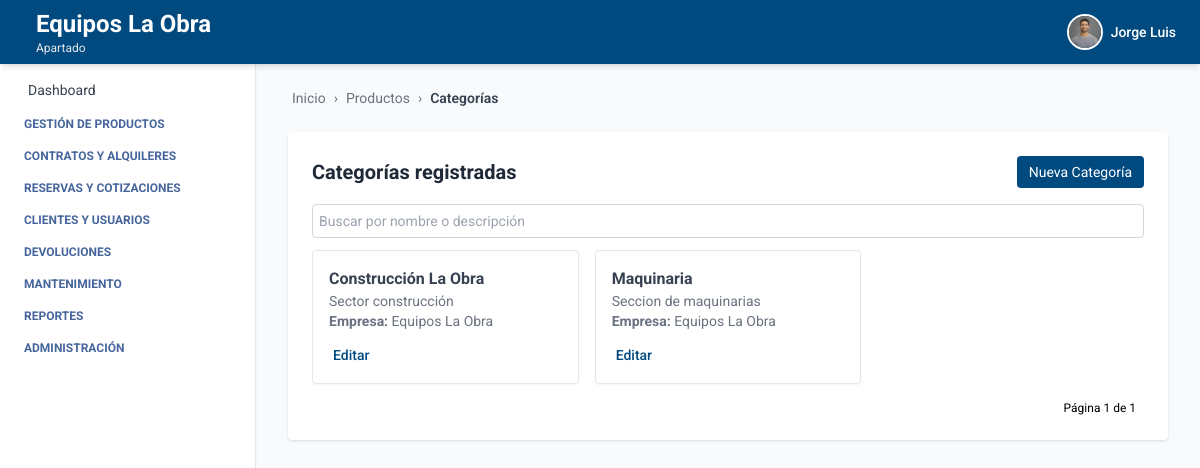
Screenshot of /productos/categorias/ (signed in) with the database file from the repository.
### autenticacion/models.py (models this page shows, shortened)
class Usuario(AbstractUser):
    telefono = models.CharField(max_length=20, blank=True, null=True)
    empresa = models.ForeignKey(Empresa, on_delete=models.SET_NULL, null=True, blank=True)
    sucursal = models.ForeignKey(Sucursal, on_delete=models.SET_NULL, null=True, blank=True)
    ESTADOS = [
        ("activo", "Activo"),
        ("inactivo", "Inactivo"),
    ]
    estado = models.CharField(max_length=10, choices=ESTADOS, default="activo")
    foto_perfil = models.ImageField(upload_to='usuarios/img/', blank=True, null=True)
    groups = models.ManyToManyField(
        Group,
        related_name='usuarios',  # Evita conflicto con 'user_set'
        blank=True,
        help_text='The groups this user belongs to.',
        verbose_name='groups'
    )
    user_permissions = models.ManyToManyField(
        Permission,
        related_name='usuarios',  # Evita conflicto con 'user_set'
        blank=True,
        help_text='Specific permissions for this user.',
        verbose_name='user permissions'
    )

### empresa/models.py (models this page shows, shortened)
class Empresa(models.Model):
    ESTADOS = [
        ("activo", "Activo"),
        ("inactivo", "Inactivo"),
    ]
    nombre = models.CharField(max_length=100)
    nit = models.CharField(max_length=50, unique=True)
    ciudad = models.CharField(max_length=100, blank=True, null=True)
    direccion = models.CharField(max_length=255, blank=True, null=True)
    departamento = models.CharField(max_length=100, blank=True, null=True)
    telefono = models.CharField(max_length=20, blank=True, null=True)
    estado = models.CharField(max_length=20, choices=ESTADOS, default="activo")
    logo = models.ImageField(upload_to='empresas/img/', blank=True, null=True)

class Sucursal(models.Model):
    ESTADOS = [
        ("activo", "Activo"),
        ("inactivo", "Inactivo"),
    ]
    empresa = models.ForeignKey(Empresa, related_name='sucursales', on_delete=models.CASCADE)
    nombre = models.CharField(max_length=100)
    ciudad = models.CharField(max_length=100)
    direccion = models.CharField(max_length=255)
    departamento = models.CharField(max_length=100, blank=True, null=True)
    telefono = models.CharField(max_length=20, blank=True, null=True)
    estado = models.CharField(max_length=20, choices=ESTADOS, default="activo")

### producto/models.py (models this page shows, shortened)
class Categoria(models.Model):
    nombre = models.CharField(max_length=100, null=False)
    descripcion = models.TextField(blank=True, null=False)
    empresa = models.ForeignKey(Empresa, on_delete=models.CASCADE, related_name='categorias', default=1)
    class Meta:
        verbose_name = 'Categoría'
        verbose_name_plural = 'Categorías'
        unique_together = ('nombre', 'empresa')
        ordering = ['nombre']

### producto/views_category.py (the view)
# urls.py: path('categorias/', CategoriaListView.as_view(), name='categoria_list'),
class CategoriaListView(LoginRequiredMixin, BreadcrumbMixin, ListView):
    model = Categoria
    template_name = 'categoria_list.html'
    context_object_name = 'categorias'
    ordering = ['nombre']
    paginate_by = 10
    breadcrumb_items = [
        ("Productos", reverse_lazy("producto_list")),
        ("Categorías", None)
    ]
    def get_queryset(self):
        return Categoria.objects.filter(empresa=self.request.user.empresa)

### core/views.py (called while the page is built)
    def get_context_data(self, **kwargs):
        context = super().get_context_data(**kwargs)
        context["home"] = self.home_url
        context["breadcrumb_items"] = self.breadcrumb_items
        return context

### producto/templates/categoria_list.html (shortened to what this page needs)
{% extends "index.html" %}
{% block breadcrumb %}
  {% include "breadcrumb.html" with home='/' breadcrumbs=breadcrumb_items %}
{% endblock %}
{% block content %}
<div class="max-w-5xl mx-auto mt-6 bg-white p-6 rounded shadow">
  <div class="flex justify-between items-center mb-4">
    <h2 class="text-xl font-bold text-gray-800">Categorías registradas</h2>
    <a href="{% url 'crear_categoria' %}" class="bg-[var(--primary-color)] text-white px-3 py-1.5 text-sm rounded hover:bg-blue-700 transition">
      Nueva Categoría
    </a>
  </div>
  <form method="get" class="mb-3">
    <input type="text" name="q" placeholder="Buscar por nombre o descripción" value="{{ request.GET.q }}" class="w-full text-sm p-1.5 border border-gray-300 rounded focus:outline-none focus:ring-2 focus:ring-[var(--primary-color)]" />
  </form>
  {% if categorias %}
  <div class="grid grid-cols-1 md:grid-cols-2 lg:grid-cols-3 gap-4">
    {% for categoria in categorias %}
    <div class="border rounded shadow-sm p-4 hover:shadow-lg transition">
      <h3 class="font-bold text-gray-700">{{ categoria.nombre }}</h3>
      <p class="text-sm text-gray-500">{{ categoria.descripcion }}</p>
      <p class="text-sm text-gray-500"><strong>Empresa:</strong> {{ categoria.empresa.nombre }}</p>
      <div class="mt-3">
        <a href="{% url 'editar_categoria' categoria.id %}" class="text-sm font-medium text-[var(--primary-color)] hover:underline">
          Editar
        </a>
      </div>
    </div>
    {% endfor %}
  </div>
  {% else %}
    <p class="text-gray-600">No hay categorías registradas.</p>
  {% endif %}
  <div class="mt-4 flex justify-end text-xs">
    <span class="mx-2">Página {{ page_obj.number }} de {{ page_obj.paginator.num_pages }}</span>
  </div>
</div>
{% endblock %}

### core/templates/header.html (shortened to what this page needs)
<header class="bg-[var(--primary-color)] shadow-md w-full h-16 flex items-center px-6 justify-between fixed top-0 left-0 z-10">
  <h1 class="text-white flex items-center gap-3 leading-tight">
    <div class="leading-tight">
  {% if request.user.is_authenticated %}
    {% if request.user.empresa %}
      <span class="text-xl sm:text-2xl font-bold block">
        {{ request.user.empresa.nombre }}
      </span>
    {% endif %}
    {% if request.user.sucursal %}
      <span class="text-xs text-gray-200 block">
        {{ request.user.sucursal.nombre }}
      </span>
    {% endif %}
  {% else %}
    <span class="text-xl text-gray-200 block">Gestión inteligente de Equipos</span>
  {% endif %}
</div>
  </h1>
  {% if request.user.is_authenticated %}
  <div x-data="{ open: false }" class="relative flex items-center space-x-3 cursor-pointer" @click.away="open = false">
    <button @click="open = !open" class="flex items-center space-x-2 focus:outline-none">
      {% if request.user.foto_perfil %}
        <img src="{{ request.user.foto_perfil.url }}" alt="Perfil" class="w-9 h-9 rounded-full object-cover border-2 border-white" />
      {% else %}
        <div class="w-9 h-9 rounded-full bg-white text-[var(--primary-color)] flex items-center justify-center font-bold text-sm">
          {{ request.user.first_name|first }}{{ request.user.last_name|first }}
        </div>
      {% endif %}
      <span class="text-white hidden sm:block text-sm font-medium">{{ request.user.first_name }}</span>
    </button>
  </div>
  {% endif %}
</header>

### core/templates/index.html (style rules this page uses)
:root { --primary-color: #004a80; --text-aside-color: rgb(69, 101, 156); }
body { font-family: 'Roboto', sans-serif; }

### rows the page displays
Usuario: user.empresa.nombre "Equipos La Obra", user.sucursal.nombre "Apartado", user.foto_perfil (picture), user.first_name "Jorge Luis"
Categoria: nombre "Construcción La Obra", descripcion "Sector construcción", empresa.nombre "Equipos La Obra"
Categoria: nombre "Maquinaria", descripcion "Seccion de maquinarias", empresa.nombre "Equipos La Obra"

### other values shown
{{ label }} "Productos"
{{ label }} "Categorías"
{{ page_obj.number }} "1"
{{ page_obj.paginator.num_pages }} "1"
